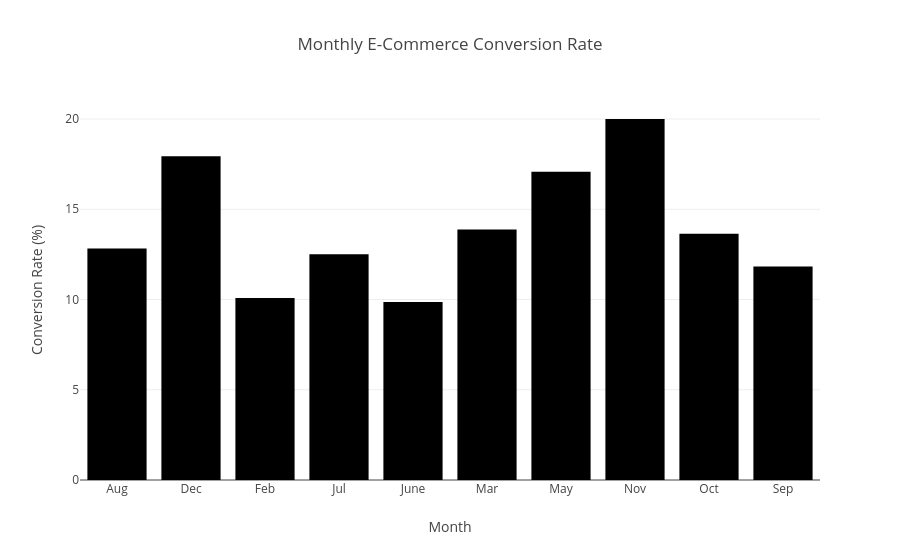

The cell this chart's notebook holds for it:
### Code cell
fig = px.bar(
    month_conversion,
    x="Month",
    y="ConversionRate",
    title="Monthly E-Commerce Conversion Rate",
    labels={
        "ConversionRate": "Conversion Rate (%)"
    }
)

fig.show()

### Figure 1 — Plotly figure (JSON) as saved in the notebook; plotly's stock layout.template omitted (floating-point values rounded to 4 significant figures)
{"data": [{"hovertemplate": "Month=%{x}<br>Conversion Rate (%)=%{y}<extra></extra>", "legendgroup": "", "marker": {"color": "#000001", "pattern": {"shape": ""}}, "name": "", "orientation": "v", "showlegend": false, "textposition": "auto", "type": "bar", "x": ["Aug", "Dec", "Feb", "Jul", "June", "Mar", "May", "Nov", "Oct", "Sep"], "xaxis": "x", "y": [12.83, 17.94, 10.08, 12.5, 9.866, 13.87, 17.08, 20.0, 13.65, 11.83], "yaxis": "y"}], "layout": {"barmode": "relative", "legend": {"tracegroupgap": 0}, "title": {"text": "Monthly E-Commerce Conversion Rate"}, "xaxis": {"anchor": "y", "domain": [0, 1], "title": {"text": "Month"}}, "yaxis": {"anchor": "x", "domain": [0, 1], "title": {"text": "Conversion Rate (%)"}}}}
